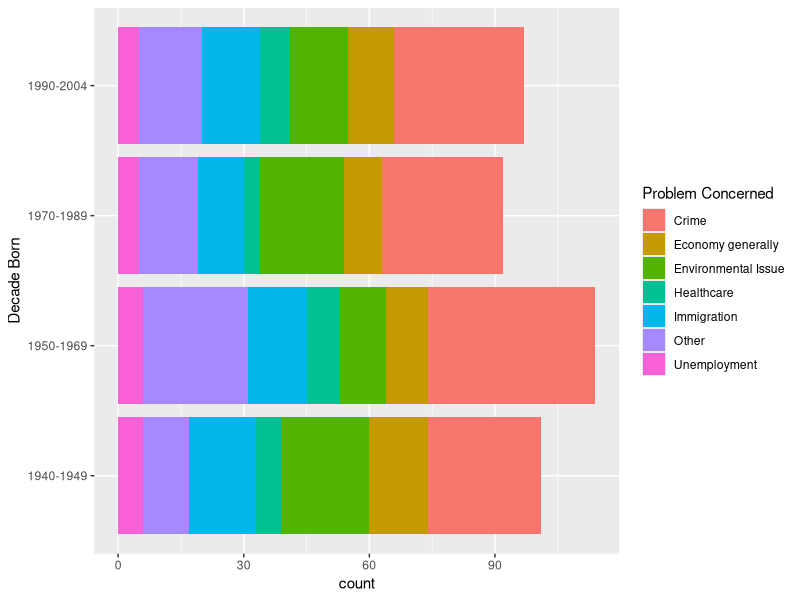
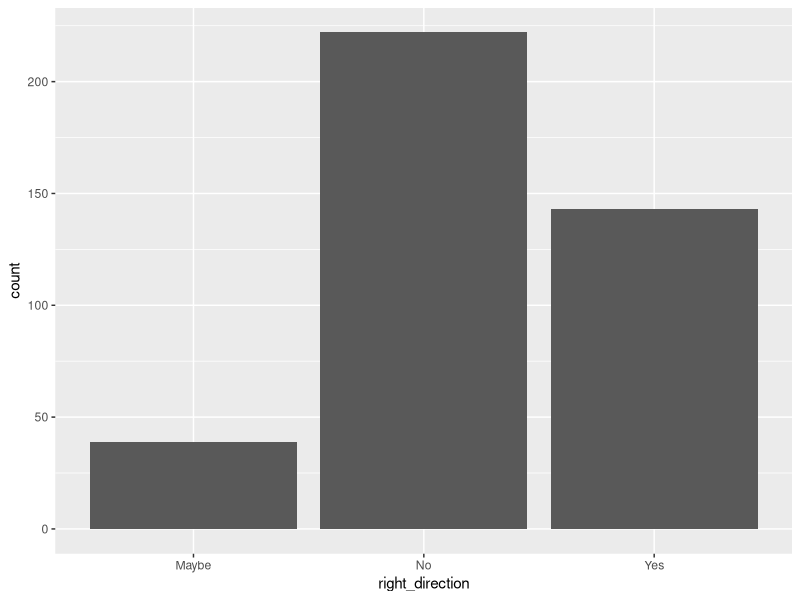
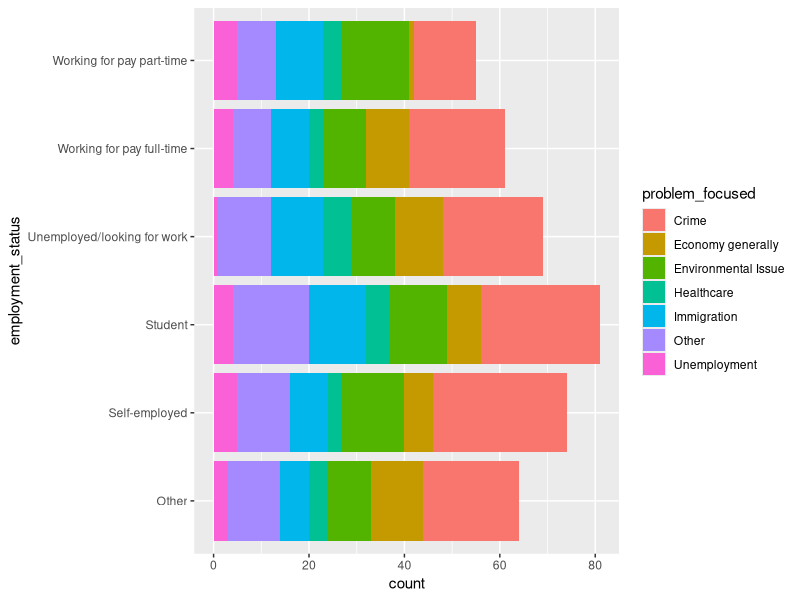
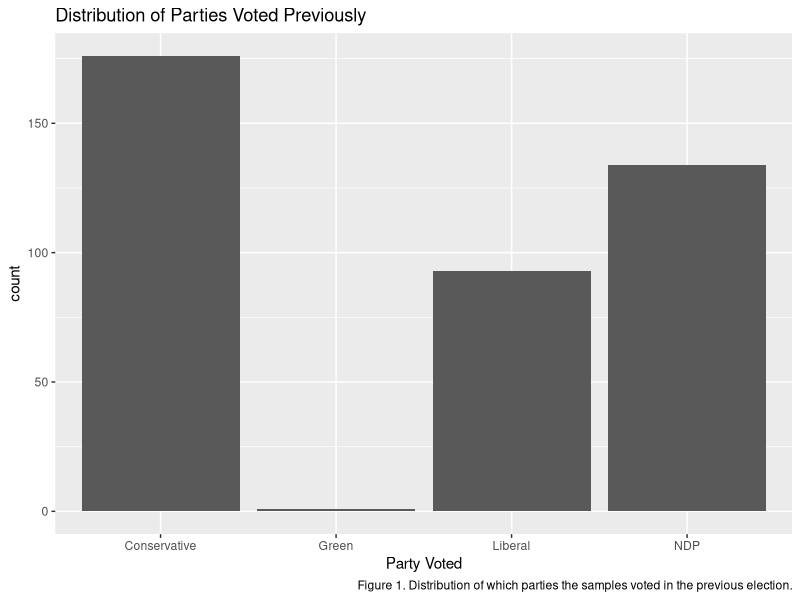
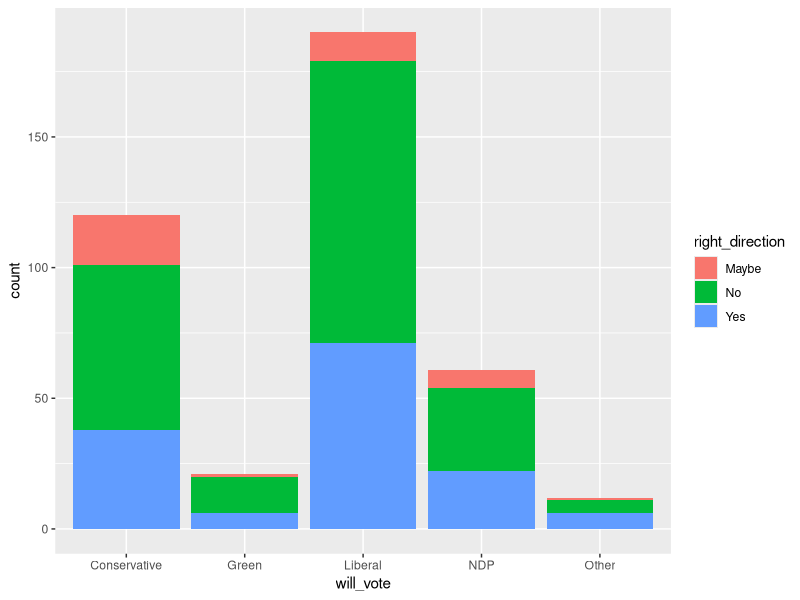
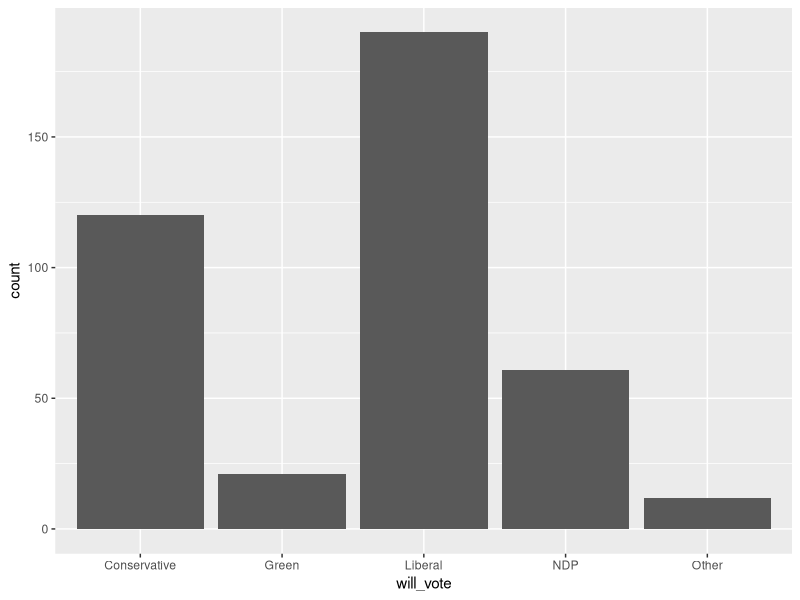

Reproduce these figures in R, in order.
# ----------------------------------------------------
# Data simulation for Problem Set 2                   |
# STA304 - Fall 2020                                  |
# Authors: Boyu Cao, Jiayi Yu, Yijia Liu, Ziyue Yang  |
# ----------------------------------------------------

# Setting seed as the last 4 digits of Ziyue Yang's student number, for reproducibility
set.seed(4759)
library(tidyverse)


# We begin with storing choices in vectors
# which will be used for sampling in the next chunk
# For section 'citizenship'
citizenship <- c("Canadian Citizen", "Permanent Resident", "Other")
# For section 'Personal Background'
# On what basis do you assess a political candidate?
basis <- c("News on TV", "Articles in the newspaper", "Attend events where the candidate is addressing the people", "I research all the all the channels before making my choice", "Number of fundraisers the candidate has done in you area", "The family upbringing of the candidate", "Other")
# What decade were you born in? 
decade <- c('1940-1949', '1950-1969', '1970-1989', '1990-2004')
# How do you identify yourself?
gender <- c("Female", "Male", "Prefer not to say")
# Does your household income fall into one of these broad ranges?
income <- c("0", "$1-$50,000", "$50,000-$100,000", "$100,000-$150,000", "$150,000-$200,000", "More then $200,000", "Prefer not to say")
# What is the highest level education that you have completed?
education <- c("No schooling", "Completed elementary school", "Completed high school", "Completed technical, community College, CEGEP, collage Classique", "Bachelor's degree", "Master's degree", "Professional degree or doctorate", "Prefer not to say")
# What is your employment status?
employment <- c("Working for pay full-time", "Working for pay part-time", "Self-employed", "Unemployed/looking for work", "Student", "Other")
# If you could vote in this election, which party do you think you will vote for?
# We use the vector 'party' below
# party_noncitizen <- c("Liberal", "Conservative", "NDP", "Green", "Other")
# ADD NONCITIZEN?
# ---
# Section Political Leanings, citizen
party <- c("Liberal", "Conservative", "NDP", "Green", "Other")
# Which party did you vote in last election?
last_vote <- c("Liberal", "Conservative", "NDP", "Green", "Other")
# Do you think the existing government is going in the right direction to benefit the people of the country?
right_dir <- c("Yes", "No", "Maybe")
# How likely are you gonna vote in the upcoming
likely_vote <- c(1:10)
# Which party are you gonna vote?
will_vote <- c("Liberal", "Conservative", "NDP", "Green", "Don't know")
# What’s the most important problem facing Canada today?
problem <- c("Economy generally", "Unemployment", "Healthcare", "Crime", "Immigration", "Environmental Issue", "Other")
# ---
# Choices for section 'Policy'
# What issue do you focus more on?
focus_issue <- c("Economy", "Employment", "Public Health", "Prime and Justice", "Immigration Policy", "Tax Policy", "")
# Do you agree with one or more of the following? Select all that apply.
agree_statements <- c("There should be policies to resolve the gap between the rich and the poor.", "Environment safety is more important than business tax revenue.", "There should be rules to include all religions in all political parties.", "The government should assist corporations in increasing employment.", "The government should pay more on public health programs.", "There should be more free trade with other countries, even if it hurts some industries in Canada.")
# Simulating data using the sample function
# setting sample size
n <- 500
# Simulating n samples answers to section 'Personal Background'
background <- tibble(basis = sample(x = basis, size=n, replace=TRUE), 
                     citizenship = sample(x=citizenship, size=n, replace=TRUE, prob = c(0.8, 0.1, 0.1)),
                     decade_born = sample(x=decade, size=n, replace=TRUE),
                     education_level = sample(x=education, size=n, replace=TRUE), # [Education]
                     gender = sample(x=gender, size=n, replace=TRUE, prob = c(0.4915, 0.4915, 0.017))#there exists 1.7% population identified them 'Non-binary' in Canada [NonBin].
                     , employment_status = sample(x=employment, size=n, replace=TRUE))

# [Education] Reference https://www12.statcan.gc.ca/census-recensement/2016/dp-pd/hlt-fst/edu-sco/Table.cfm?Lang=E&T=11&Geo=00&SP=1&view=2&age=2&sex=1
# [NonBin] https://www.statcan.gc.ca/eng/dai/smr08/2015/smr08_203_2015
# Simulating n samples answering section 'Political Leanings'
political_leaning <- tibble(last_vote = sample(x=last_vote, size=n, replace=TRUE, prob=c(0.1965, 0.4136, 0.3429, 0.0047, 0)),
                            likely_vote = sample(x=likely_vote, size=n, replace=TRUE),
                            problem_focused = sample(x=problem, size=n, replace=TRUE, prob = c(0.1,0.05,0.05,0.3,0.1,0.125,0.125)),
                            right_direction = sample(x=right_dir, size=n, replace=TRUE, prob = c(0.3, 0.6, 0.1)),
                            will_vote = sample(x=party, size=n, replace=TRUE, prob = c(0.5, 0.3, 0.15, 0.025, 0.025)),
)

# Combining sections' Answers
election_data <- bind_cols(background, political_leaning) %>% filter(citizenship=="Canadian Citizen")


# We use ggplot to generate the following figures
# Most of the following figures are now shown in report.Rmd
# They are for our own references when analyzing results

# Plotting the distribution of which parties were voted in the last election
last_vote_figure <- ggplot(election_data, aes(x=last_vote)) + geom_bar() + labs(title="Distribution of Parties Voted Previously", caption = "Figure 1. Distribution of which parties the samples voted in the previous election.") + xlab("Party Voted") + guides(fill=guide_legend(title="Problem Concerned"))

# Answer distribution to question "Do you think the existing gov' is bringing benefits to country? "
benefit_plot <- ggplot(election_data, aes(x=right_direction)) + geom_bar()

# Distribution of which parties to vote for in the next election.
next_vote_plot <- ggplot(election_data, aes(x=will_vote)) + geom_bar()

# Distribution of which parties to vote for in the next election; colors indicates whether the voter agrees that 
# the current party is bringing benefits to the country.
next_vote_benefit_fill <- ggplot(election_data, aes(x=will_vote, fill=right_direction)) + geom_bar()

age_dist_problem_fill <- ggplot(election_data, aes(y=decade_born, fill=problem_focused), labs(title="Distribution of Problems Concerned", subtitle="Grouped by Decade Born")) + geom_bar() + ylab("Decade Born") + guides(fill=guide_legend(title="Problem Concerned"))

employment_dist_dir_fill <- ggplot(election_data, aes(y=employment_status, fill = problem_focused)) + geom_bar()